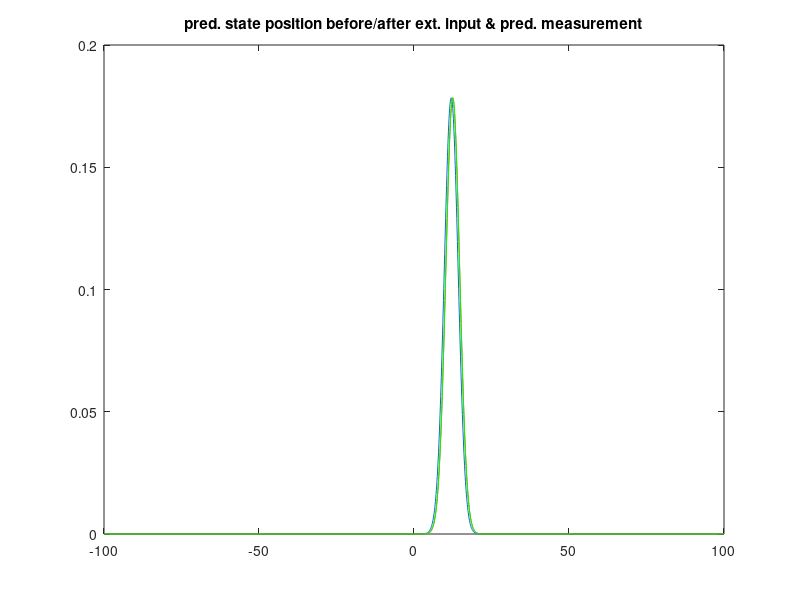

Write MATLAB code to recreate this figure. (Note: this script raises an error after producing the figure.)
%% KalmanFilter
% t0: given state
% t1: predicted next state
% t1_f: state after filter
%% given state
X = -100:0.1:100;
m_p = 10;
sig_p = 1;
pos = normpdf(X,m_p,sig_p);
%
m_v = 2;
sig_v = 2;
vel = normpdf(X,m_v,sig_v);
%
Xt0 = [m_p ; m_v] % given state
Sig_t0 = [sig_p*sig_p  0; ...
          0  sig_v*sig_v] % sig_p*sig_v are 0 because they're independent
%% LOOP
sensor_p = [];
sensor_v = [];
curr_X = [];
pred_X = [];
final_X = [];
measurements = [];
Error = [];
for t = 1:10
%%  predicted state
dt = 1; % 1 sec
F = [1  dt;...
    0  1]; % Prediction matrix
Xt1 = F*Xt0;
Sig_t1 = F*Sig_t0*F';
% 
pos1 = normpdf(X,Xt1(1),sqrt(Sig_t1(1,1)));
vel1 = normpdf(X,Xt1(2),sqrt(Sig_t1(2,2)));
figure;plot(X,pos1);title('pred. state position before/after ext. input & pred. measurement');hold on; % blue
%% External influence
% acceleration 
a = [1 0;0 1]; %    1 m/s^2
B = a*[dt^2/2 ; dt];
Q = [(t-dt)/2 0 ; 0 1]; % noise of external influence, affects only velocity in first step
Xt1 = Xt1 + B;
Sig_t1 = Sig_t1 + Q;
pos1 = normpdf(X,Xt1(1),sqrt(Sig_t1(1,1)));
vel1 = normpdf(X,Xt1(2),sqrt(Sig_t1(2,2)));
plot(X,pos1); % orange
%% predicted measurement
H = [1 0;...
     0 1]; % sensor expectation matrix
Zexp = H*Xt1;
Sig_exp = H*Sig_t1*H';
% 
pos_exp = normpdf(X,Zexp(1),sqrt(Sig_exp(1,1)));
vel_exp = normpdf(X,Zexp(2),sqrt(Sig_exp(2,2)));
plot(X,pos_exp,'g'); % green
%% real measurement
meas_noise = 0.8 + rand*0.4; % random noise between 0.8 and 1.2
new_z_p = meas_noise*Xt1(1);
new_z_v = meas_noise*Xt1(2);
sensor_p = [sensor_p new_z_p];
sensor_v = [sensor_v new_z_v];
z_p = sensor_p(t); % means of p and v (actual measurements)
z_v = sensor_v(t);
z = [z_p; z_v];
Sig_z = [2*(t-dt) 0 ;0 2*(t-dt)]; % sensor's measurement noise matrix, [2*(t-dt)]
pos_meas = normpdf(X,z(1),sqrt(Sig_z(1,1)));
vel_meas = normpdf(X,z(2),sqrt(Sig_z(2,2)));
plot(X,pos_meas, 'k'); % black
%% The filter
K = (Sig_t1*H')*inv(Sig_exp + Sig_z)
E = z - Zexp; % ERROR
Xt1_f = Xt1 + K*E
Sig_t1_f = Sig_t1 - K*H*Sig_t1
pos_f = normpdf(X,Xt1_f(1),sqrt(Sig_t1_f(1,1)));
vel_f = normpdf(X,Xt1_f(2),sqrt(Sig_t1_f(2,2)));
plot(X,pos_f, 'r');hold off; % red
%% record keeping
curr_X = [curr_X Xt0];
pred_X = [pred_X Zexp];
measurements = [measurements z];
Error = [Error E];
%% update
Xt0 = Xt1_f;
Sig_t0 = Sig_t1_f;
if t == 10
    curr_X = [curr_X Xt0];
end
end